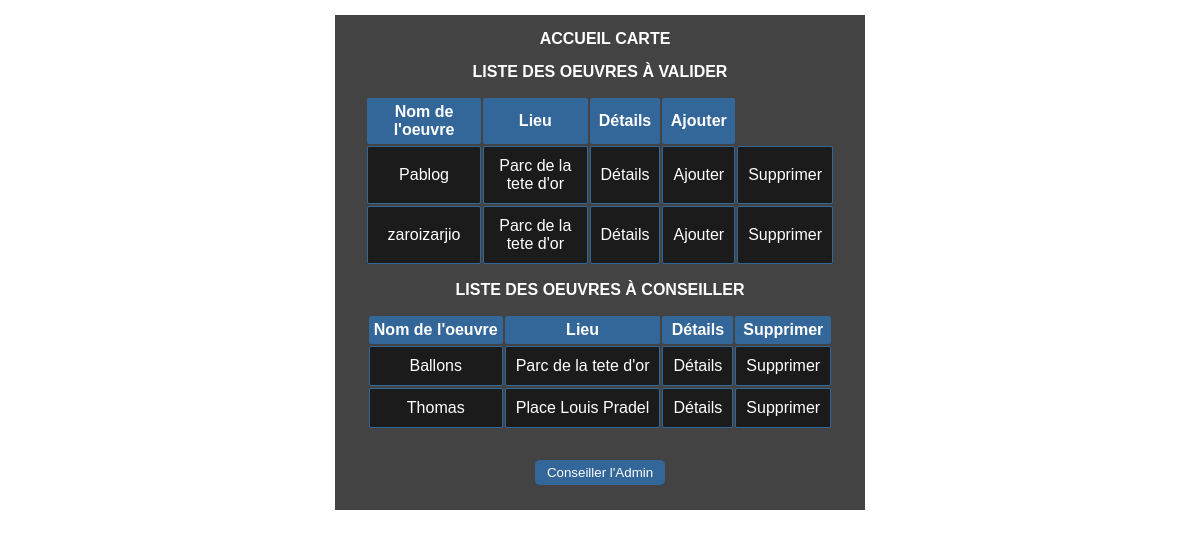
The app's page /pages/jury.php, older data.
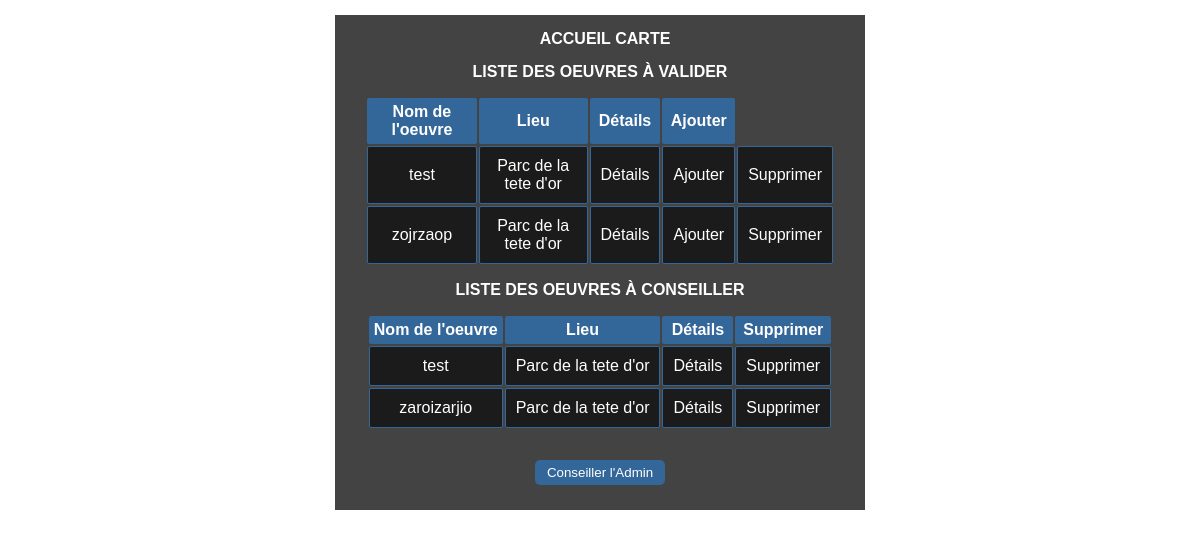
The same page, newer data.
### tables this page shows
CREATE TABLE IF NOT EXISTS `oeuvre_attente` (
  `idOeuvre` int(3) NOT NULL AUTO_INCREMENT,
  `idArtiste` int(11) NOT NULL,
  `nomOeuvre` varchar(30) NOT NULL,
  `nomArtiste` varchar(30) NOT NULL,
  `lieu` varchar(30) NOT NULL,
  `nomPhoto` varchar(30) NOT NULL,
  `budget` int(10) NOT NULL,
  `société` varchar(40) DEFAULT NULL,
  `superficie` int(5) NOT NULL,
  `poids` int(5) DEFAULT NULL,
  PRIMARY KEY (`idOeuvre`),
  KEY `nomArtiste` (`nomArtiste`),
  KEY `idArtiste` (`idArtiste`)
);

CREATE TABLE IF NOT EXISTS `oeuvre_validee` (
  `idOeuvre` int(11) NOT NULL AUTO_INCREMENT,
  `idArtiste` int(11) NOT NULL,
  `nomOeuvre` varchar(30) NOT NULL,
  `nomArtiste` varchar(30) NOT NULL,
  `lieu` varchar(30) NOT NULL,
  `nomPhoto` varchar(30) NOT NULL,
  `budget` int(10) NOT NULL,
  `société` varchar(50) DEFAULT NULL,
  `superficie` int(11) NOT NULL,
  `poids` int(11) DEFAULT NULL,
  PRIMARY KEY (`idOeuvre`),
  KEY `idArtiste` (`idArtiste`)
);

### pages/jury.php (the view, shortened to what this page needs)
<?php
	$c = new Connexion();
	$connexion = $c->getConnexion();
?>
<DOCTYPE! html>
	<html>
		<head>
			<link href="../vue/style.css" rel="stylesheet" type="text/css" />
		</head>
		<body>
			<div class="general">
				<table>
					<caption> Liste des Oeuvres à Valider</caption>
					<tr>
						<th> Nom de l'oeuvre </th>
						<th> Lieu </th>
						<th> Détails </th>
						<th> Ajouter </th>
					</tr>
						<?php
							$resultats=$connexion->query('SELECT idOeuvre, nomOeuvre, lieu FROM `oeuvre_attente` ORDER by idOeuvre');
							$resultats->setFetchMode(PDO::FETCH_OBJ);
							while($resultat = $resultats->fetch() )
							{
								echo '<tr> <td> '. $resultat->nomOeuvre. '</td>';
								echo '<td> '. $resultat->lieu. '</td>';
								echo '<td> <a href="pageDetailsOeuvreJury.php?idOeuvreAttente='.$resultat->idOeuvre.'"> Détails </a> </td>';
								echo '<td> <a onclick="return(confirm(\'Voulez-vous vraiment valider cette oeuvre?\'));"
								 href="pageGestionOeuvre.php?idOeuvreAttente='.$resultat->idOeuvre.'">
								  Ajouter </a> </td>';
								echo '<td> <a onclick="return(confirm(\'Voulez-vous vraiment supprimer cette oeuvre?\'));"
								 href="../templates/pageSuppressionOeuvre.php?idOeuvreAttente='.$resultat->idOeuvre.'">
								  Supprimer </a> </td> </tr>';
							}
						?>
				</table>
				<table>
					<caption> Liste des Oeuvres à conseiller</caption>
					<tr>
						<th> Nom de l'oeuvre </th>
						<th> Lieu </th>
						<th> Détails </th>
						<th> Supprimer </th>
					</tr>
						<?php
							$resultats=$connexion->query('SELECT idOeuvre, nomOeuvre, lieu FROM `oeuvre_validee` ORDER by idOeuvre');
							$resultats->setFetchMode(PDO::FETCH_OBJ);
							while($resultat = $resultats->fetch() )
							{
								echo '<tr> <td> '. $resultat->nomOeuvre. '</td>';
								echo '<td> '. $resultat->lieu. '</td>';
								echo '<td> <a href="pageDetailsOeuvreJury.php?idOeuvreValidee='.$resultat->idOeuvre.'"> Détails </a> </td>';
								echo '<td> <a onclick="return(confirm(\'Voulez-vous vraiment supprimer?\'));"
								 href="pageGestionOeuvre.php?idOeuvreValidee='.$resultat->idOeuvre.'">
								  Supprimer </a> </td> </tr>';
							}
						?>
				</table>
                <a href="../templates/transfertOeuvreJuryToAdmin.php"> <button> Conseiller l'Admin </button></a>
			</div>
		</body>
	</html>

### vue/style.css (style rules this page uses)
* { margin: 0 0; }
html { font-family: Arial; background: url('images/lyon2.jpg') fixed no-repeat 50% 65%; font-size: 1em; }
.general { background: rgba(20,20,20,0.8); width: 500px; margin:15px auto; text-align: center; padding: 15px; }
nav { text-align: center; color:white; margin-bottom: 15px; position: relative; right:15px; }
nav ul li { display:inline-block; }
nav ul li a { text-decoration: none; text-transform: uppercase; color: white; font-weight: bold; }
table { padding: 15px; margin: 0 auto; color: white; text-align: center; }
table caption { text-transform: uppercase; font-weight: bold; }
table th { background-color: #336699; padding: 5px; border-radius: 2px; }
table td { border: solid 1px #336699; padding: 10px; background-color : rgba(0,0,0,0.6); border-radius: 2px; }
table a { color: white; text-decoration: none; }
button { margin: 15px 0 10px 0; background: #336699; color: white; border: none; border-radius: 5px; width: 130px; height: 25px; }

Row changes from the older to the newer data that the page shows:
removed oeuvre_attente: nomOeuvre "Pablog", lieu "Parc de la tete d'or"
removed oeuvre_attente: nomOeuvre "zaroizarjio", lieu "Parc de la tete d'or"
removed oeuvre_validee: nomOeuvre "Ballons", lieu "Parc de la tete d'or"
removed oeuvre_validee: nomOeuvre "Thomas", lieu "Place Louis Pradel"
added oeuvre_attente: nomOeuvre "test", lieu "Parc de la tete d'or"
added oeuvre_attente: nomOeuvre "zojrzaop", lieu "Parc de la tete d'or"
added oeuvre_validee: nomOeuvre "test", lieu "Parc de la tete d'or"
added oeuvre_validee: nomOeuvre "zaroizarjio", lieu "Parc de la tete d'or"
